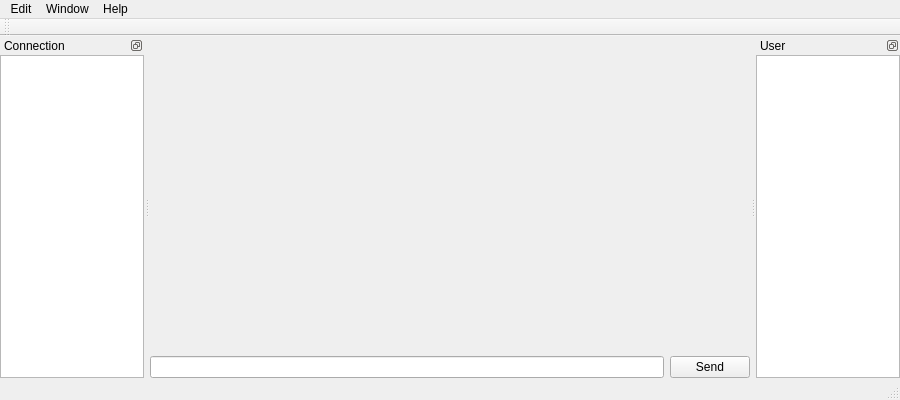
<?xml version="1.0" encoding="UTF-8"?>
<ui version="4.0">
 <class>Client</class>
 <widget class="QMainWindow" name="Client">
  <property name="geometry">
   <rect>
    <x>0</x>
    <y>0</y>
    <width>900</width>
    <height>400</height>
   </rect>
  </property>
  <property name="minimumSize">
   <size>
    <width>900</width>
    <height>400</height>
   </size>
  </property>
  <property name="windowTitle">
   <string>Karma IRC Client</string>
  </property>
  <widget class="QWidget" name="centralWidget">
   <property name="minimumSize">
    <size>
     <width>600</width>
     <height>0</height>
    </size>
   </property>
   <layout class="QGridLayout" name="gridLayout">
    <property name="margin" stdset="0">
     <number>0</number>
    </property>
    <item row="0" column="0">
     <layout class="QGridLayout" name="gridLayoutCentral">
      <item row="1" column="0">
       <widget class="QLineEdit" name="lineEditMessage"/>
      </item>
      <item row="1" column="1">
       <widget class="QPushButton" name="pushButtonSend">
        <property name="text">
         <string>Send</string>
        </property>
       </widget>
      </item>
      <item row="0" column="0" colspan="2">
       <widget class="QStackedWidget" name="stackedWidget"/>
      </item>
     </layout>
    </item>
   </layout>
  </widget>
  <widget class="QMenuBar" name="menuBar">
   <property name="geometry">
    <rect>
     <x>0</x>
     <y>0</y>
     <width>900</width>
     <height>21</height>
    </rect>
   </property>
   <widget class="QMenu" name="menuEdit">
    <property name="title">
     <string>Edit</string>
    </property>
    <addaction name="connectAction"/>
    <addaction name="disconnectAction"/>
    <addaction name="separator"/>
    <addaction name="exitAction"/>
   </widget>
   <widget class="QMenu" name="menuWindow">
    <property name="title">
     <string>Window</string>
    </property>
    <addaction name="showConnenctionAction"/>
    <addaction name="showUserAction"/>
   </widget>
   <widget class="QMenu" name="menuHelp">
    <property name="title">
     <string>Help</string>
    </property>
    <addaction name="helpAction"/>
    <addaction name="aboutAction"/>
   </widget>
   <addaction name="menuEdit"/>
   <addaction name="menuWindow"/>
   <addaction name="menuHelp"/>
  </widget>
  <widget class="QToolBar" name="mainToolBar">
   <attribute name="toolBarArea">
    <enum>TopToolBarArea</enum>
   </attribute>
   <attribute name="toolBarBreak">
    <bool>false</bool>
   </attribute>
  </widget>
  <widget class="QStatusBar" name="statusBar"/>
  <widget class="QDockWidget" name="dockWidgetConnection">
   <property name="features">
    <set>QDockWidget::DockWidgetFloatable|QDockWidget::DockWidgetMovable</set>
   </property>
   <property name="windowTitle">
    <string>Connection</string>
   </property>
   <attribute name="dockWidgetArea">
    <number>1</number>
   </attribute>
   <widget class="QWidget" name="dockWidgetContentsConnection">
    <layout class="QGridLayout" name="gridLayoutConnection">
     <property name="margin" stdset="0">
      <number>0</number>
     </property>
     <item row="0" column="0">
      <widget class="QListWidget" name="listWidgetConnection"/>
     </item>
    </layout>
   </widget>
  </widget>
  <widget class="QDockWidget" name="dockWidgetUser">
   <property name="features">
    <set>QDockWidget::DockWidgetFloatable|QDockWidget::DockWidgetMovable</set>
   </property>
   <property name="windowTitle">
    <string>User</string>
   </property>
   <attribute name="dockWidgetArea">
    <number>2</number>
   </attribute>
   <widget class="QWidget" name="dockWidgetContentsUser">
    <layout class="QGridLayout" name="gridLayoutUser">
     <property name="margin" stdset="0">
      <number>0</number>
     </property>
     <item row="0" column="0">
      <widget class="QListWidget" name="listWidgetUser"/>
     </item>
    </layout>
   </widget>
  </widget>
  <action name="connectAction">
   <property name="text">
    <string>Connect</string>
   </property>
   <property name="shortcut">
    <string>Ctrl+N</string>
   </property>
  </action>
  <action name="disconnectAction">
   <property name="text">
    <string>Disconnect</string>
   </property>
   <property name="shortcut">
    <string>Ctrl+Q</string>
   </property>
  </action>
  <action name="exitAction">
   <property name="text">
    <string>Exit</string>
   </property>
   <property name="shortcut">
    <string>Ctrl+Shift+Q</string>
   </property>
  </action>
  <action name="showConnenctionAction">
   <property name="checkable">
    <bool>true</bool>
   </property>
   <property name="checked">
    <bool>true</bool>
   </property>
   <property name="text">
    <string>Show Connection</string>
   </property>
   <property name="shortcut">
    <string>Ctrl+1</string>
   </property>
  </action>
  <action name="showUserAction">
   <property name="checkable">
    <bool>true</bool>
   </property>
   <property name="checked">
    <bool>true</bool>
   </property>
   <property name="text">
    <string>Show User</string>
   </property>
   <property name="shortcut">
    <string>Ctrl+2</string>
   </property>
  </action>
  <action name="helpAction">
   <property name="text">
    <string>Help</string>
   </property>
   <property name="shortcut">
    <string>F1</string>
   </property>
  </action>
  <action name="aboutAction">
   <property name="text">
    <string>About</string>
   </property>
   <property name="shortcut">
    <string>F2</string>
   </property>
  </action>
  <action name="actionStart">
   <property name="text">
    <string>Start</string>
   </property>
  </action>
 </widget>
 <layoutdefault spacing="6" margin="11"/>
 <resources/>
 <connections/>
</ui>
